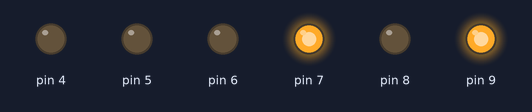
Bench run of a sketch on a simulated Arduino Uno, built with avr-gcc and run on an emulated ATmega328P. Parts: output pins drawn as LEDs (lit = HIGH).

Above: at 2.5 s.
At 7.5 s:
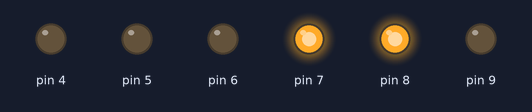
Timing chart, 0 to 11.5 s (numbered marks = the images above):
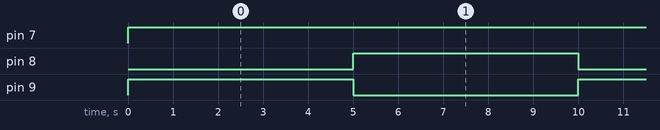

Measured:
- by itself, pin 7: LOW → HIGH at 0.00 s
- by itself, pin 8, pin 9: alternates HIGH for 5.0 s and LOW for 5.0 s

The sketch:

sketch.ino
```cpp
void setup()
{
    pinMode(4, OUTPUT);
    pinMode(5, OUTPUT);
    pinMode(6, OUTPUT);
    pinMode(7, OUTPUT);
    pinMode(8, OUTPUT);
    pinMode(9, OUTPUT);
}


void loop()
{
    int goon = millis() / 5000;

    if(goon % 2 == 0)
    {
        analogWrite(9,255);
        digitalWrite(8,LOW);
        digitalWrite(7,HIGH);
    }
    else
    {
        analogWrite(9,0);
        digitalWrite(8,HIGH);
        digitalWrite(7,HIGH);
    }
}
```
